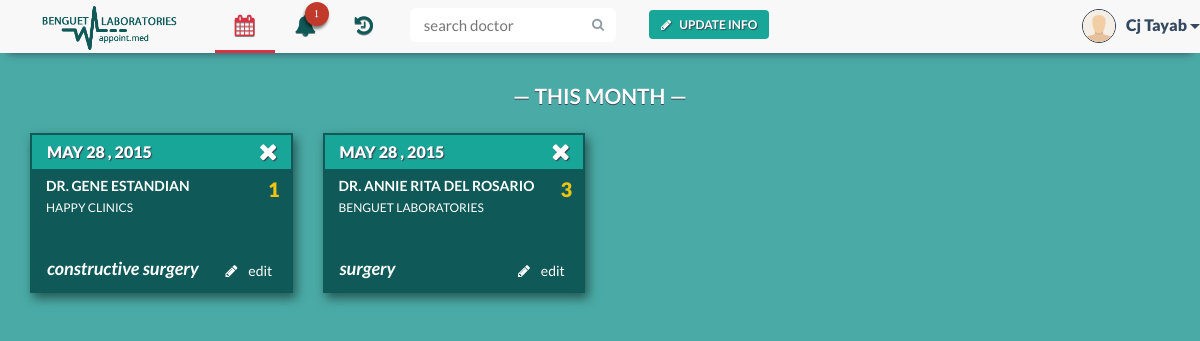
Before: /appointment_month.php (signed in) with the older database file.
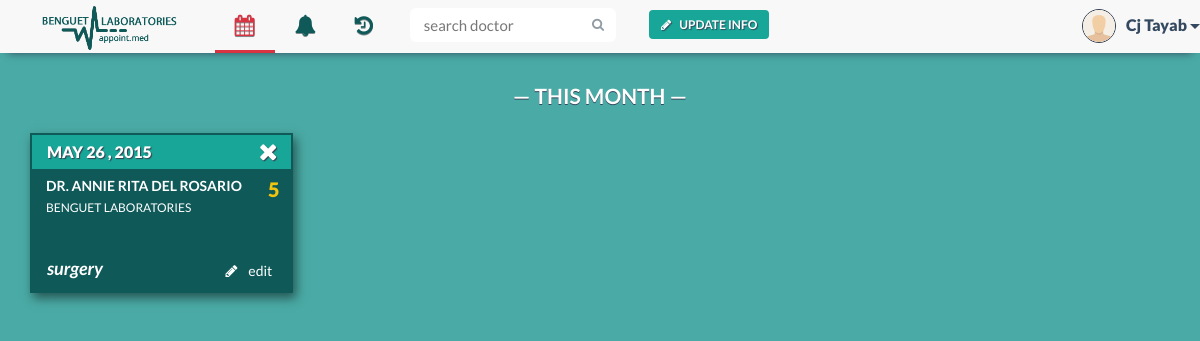
After: the same page with the newer database file.
### tables this page shows
CREATE TABLE IF NOT EXISTS `appointment` (
  `appointment_id` int(30) NOT NULL AUTO_INCREMENT,
  `remarks` text NOT NULL,
  `doctor_id` varchar(30) NOT NULL,
  `patient_id` varchar(30) NOT NULL,
  `appoint_date` date NOT NULL,
  `appointment_status` enum('Cancelled','Completed','Referred','Inqueue') NOT NULL,
  `clinic_id` int(30) NOT NULL,
  PRIMARY KEY (`appointment_id`),
  KEY `doctor_id_2` (`doctor_id`),
  KEY `patient_id` (`patient_id`),
  KEY `clinic_id` (`clinic_id`)
);

CREATE TABLE IF NOT EXISTS `doctor` (
  `doctor_id` varchar(30) NOT NULL,
  `doctor_name` varchar(30) NOT NULL,
  `specialization` text NOT NULL,
  `doctor_status` enum('In','Out','Break') NOT NULL,
  `email` varchar(30) NOT NULL,
  `username` varchar(30) NOT NULL,
  PRIMARY KEY (`doctor_id`),
  KEY `username` (`username`)
);

CREATE TABLE IF NOT EXISTS `clinic` (
  `clinic_id` int(30) NOT NULL AUTO_INCREMENT,
  `clinic_location` varchar(200) NOT NULL,
  `clinic_name` varchar(50) NOT NULL,
  `clinic_contact` text NOT NULL,
  `doctor_id` varchar(30) NOT NULL,
  `cut_off_no` int(30) NOT NULL,
  PRIMARY KEY (`clinic_id`),
  KEY `doctor_id` (`doctor_id`)
);

CREATE TABLE IF NOT EXISTS `queue_notif` (
  `queue_id` int(100) NOT NULL,
  `clinic_id` int(30) NOT NULL,
  `appointment_id` int(30) NOT NULL,
  `appoint_date` date NOT NULL,
  KEY `appointment_id` (`appointment_id`),
  KEY `clinic_id` (`clinic_id`),
  KEY `queue_id` (`queue_id`)
);

### include/appointment-panel.php (the view, shortened to what the changed rows need)
<?php
if (mysqli_num_rows($p_result) >= 1) {
    while ($d_row = mysqli_fetch_array($p_result)) {
        $app_id = $d_row['appointment_id'];
        $doctor = $d_row['doctor_id'];
        $date = $d_row['appoint_date'];
        $date = date("F j , Y", strtotime($date));
        $c_id = $d_row['clinic_id'];
        $d_result = mysqli_query($con, "SELECT * FROM doctor NATURAL JOIN clinic NATURAL JOIN clinic_schedule WHERE doctor_id LIKE '$doctor' AND clinic_id LIKE '$c_id'");
        $doc = mysqli_fetch_array($d_result);
        $clinic_name = $doc['clinic_name'];
        $days = $doc['days'];
        $queue = mysqli_query($con, "SELECT * FROM queue_notif WHERE appointment_id LIKE '$app_id' ");
        $queue_row = mysqli_fetch_array($queue);
        $queue_id = $queue_row['queue_id'];
        $queue_date = $queue_row['appoint_date'];
        echo '<div class="col-xs-12 col-md-6 col-lg-3" id="' . $d_row['appointment_id'] . '">';
        echo "<div class='panel panel-default' id='asd'><div class='panel-heading appointment-date' >";
        echo $date;
        echo "<a href=\"close.php?id=$d_row[appointment_id]&doc=$doctor&pat=$patient_id&cid=$c_id&qid=$queue_id&qd=$queue_date\" onclick='return confirm(\"Do you want to cancel this appointment?\")' title=\"Cancel\"><i class=\"fa fa-remove fa-lg delete-btn\"></i></a></div>
    <div class=\"panel-body\">";
        echo '<p class="appointment-header">Dr. ' . $doc['doctor_name'] . '</p>';
        echo '<p>' . $clinic_name . '</p>';
        echo '<p class="pt-queue-number"><span>'.$queue_id.'</span></p>';
        echo "</div><div class='appmnt-pnl-btns'>
    <a class='btn btn-block appo tooltip-top' data-toggle='modal' data-target='.bs-example-modal-sm' data-id='" . $app_id . "' data-doctor-id='" . $doctor . "' data-clinic-id='" . $c_id . "' data-days='".$days."' data-tooltip='edit this appointment'><span><i class='fa fa-pencil'></i></span> Edit</a>";
        echo '<p class="appointment-specs">' . $doc['specialization'] . '</p></div></div>';
        echo '</div>';
    }
}
?>

### appointment_month.php (shortened to what the changed rows need)
<!DOCTYPE html>
<html lang="en">
    <?php
    include 'include/head.php';
    include 'connectdatabase.php';
    ?>
    <body>
        <div class="container">
            <?php
            if (isset($_SESSION['loggedIn']) && isset($_SESSION['account_type']) && isset($_SESSION['username'])) {
                $username = $_SESSION['username'];
                $start = date("Y-m-1");
                $end = date("Y-m-t");
            }else {
                header("location: index.php");
                die();
            }
            $result = mysqli_query($con, "SELECT * FROM patient WHERE username LIKE '$username'");
            $row = mysqli_fetch_array($result);
            $patient_id = $row['patient_id'];
            $p_result = mysqli_query($con, "SELECT * FROM appointment WHERE patient_id LIKE '$patient_id' AND (appointment_status = 'Inqueue') AND (appoint_date >= '$start' AND appoint_date <= '$end') ORDER BY 5");
            $date_today = date('Y-m-d');
            $count_result = mysqli_query($con, "SELECT COUNT(notification) AS count FROM notification WHERE patient_id LIKE '$patient_id' AND (indicator = 'doctor' OR indicator = 'admin')");
            $count_row = mysqli_fetch_array($count_result);
            $count_announcement = mysqli_query($con, "SELECT * FROM announcement WHERE start_publish <= '$date_today' AND end_publish >= '$date_today' AND (send_to = 'all' OR send_to = 'patient')");
            $notif_count = $count_row['count'];
            $announcement_count = mysqli_num_rows($count_announcement);
            $notif_count2 = $notif_count + $announcement_count;
            ?>
            <?php
            include 'include/pt-nav-start.php';
            ?>
            <ul class="nav navbar-nav">
                <li class="tooltip-bottom" data-tooltip="Notifications">
                    <a href="notifications.php">
                        <i class="fa fa-bell fa-lg">
                            <?php
                            if ($notif_count2 == 0)
                                echo '<span class="badge hide">' . $notif_count2 . '</span>';
                            else
                                echo '<span class="badge">' . $notif_count2 . '</span>';
                            ?>
                        </i>Notifications
                    </a>
                </li>
                <?php
                include 'include/pt-nav-end.php';
                ?>
                <div class="container-fluid" id="appointments-user">
                    <div class="row">
                        <div class="col-md-12">
                            <h1 class="text-center row-header-fff">&mdash; This Month &mdash;</h1>
                        </div>
                        <?php
                        include 'include/appointment-panel.php';
                        ?>
                    </div>
                </div>
        </div>
    </body>
</html>

Changed rows visible on the page:
removed appointment: appoint_date "MAY 28 , 2015", doctor.doctor_name "GENE ESTANDIAN", clinic.clinic_name "HAPPY CLINICS", queue_notif.queue_id "1", doctor.specialization "constructive surgery"
removed appointment: appoint_date "MAY 28 , 2015", doctor.doctor_name "ANNIE RITA DEL ROSARIO", clinic.clinic_name "BENGUET LABORATORIES", queue_notif.queue_id "3", doctor.specialization "surgery"
added appointment: appoint_date "MAY 26 , 2015", doctor.doctor_name "ANNIE RITA DEL ROSARIO", clinic.clinic_name "BENGUET LABORATORIES", queue_notif.queue_id "5", doctor.specialization "surgery"
Other visible differences:
$notif_count2: "1" → (not shown)
